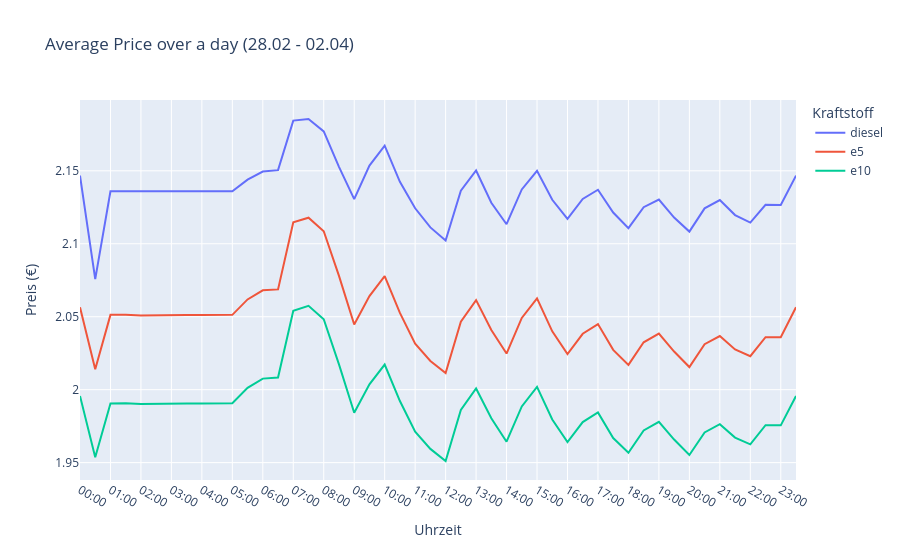

Write notebook code for a chart like this one.
### Code cell
mask = (df_filled['retrieval_date'] >= date(2026, 2, 28)) & (df['retrieval_date'] <= date(2026, 4, 2))
df_filtered = df_filled[mask].copy()
print(df_filtered['retrieval_date'].min())
print(df_filtered['retrieval_date'].max())
print(len(df_filtered))

df_filtered['time'] = pd.to_datetime(df_filtered['retrieval_time'], format='%H:%M')
df_filtered['time_label'] = df_filtered['retrieval_time']  # Original String für x-Achse

df_hourly = df_filtered.groupby('time_label')[['diesel', 'e5', 'e10']].mean().reset_index()

# Sortieren damit die Reihenfolge stimmt
df_hourly = df_hourly.sort_values('time_label').reset_index(drop=True)

fig1 = px.line(
    df_hourly,
    x='time_label',
    y=['diesel', 'e5', 'e10'],
    title='Average Price over a day (28.02 - 02.04)',
    labels={'time_label': 'Uhrzeit', 'value': 'Preis (€)', 'variable': 'Kraftstoff'}
)
fig1.update_xaxes(tickmode='array', tickvals=df_hourly['time_label'][df_hourly['time_label'].str.endswith('00')],dtick=1)
fig1.show()
fig.write_image("assets/avg_price_over_day.png", width=1668, height=450)

### Figure 1 — Plotly figure (JSON) as saved in the notebook; plotly's stock layout.template omitted (floating-point values rounded to 4 significant figures)
{"data": [{"hovertemplate": "Kraftstoff=diesel<br>Uhrzeit=%{x}<br>Preis (€)=%{y}<extra></extra>", "legendgroup": "diesel", "line": {"color": "#636efa", "dash": "solid"}, "marker": {"symbol": "circle"}, "mode": "lines", "name": "diesel", "orientation": "v", "showlegend": true, "type": "scatter", "x": ["00:00", "00:30", "01:00", "01:30", "02:00", "02:30", "03:00", "03:30", "04:00", "04:30", "05:00", "05:30", "06:00", "06:30", "07:00", "07:30", "08:00", "08:30", "09:00", "09:30", "10:00", "10:30", "11:00", "11:30", "12:00", "12:30", "13:00", "13:30", "14:00", "14:30", "15:00", "15:30", "16:00", "16:30", "17:00", "17:30", "18:00", "18:30", "19:00", "19:30", "20:00", "20:30", "21:00", "21:30", "22:00", "22:30", "23:00", "23:30"], "xaxis": "x", "y": [2.147, 2.076, 2.136, 2.136, 2.136, 2.136, 2.136, 2.136, 2.136, 2.136, 2.136, 2.144, 2.149, 2.15, 2.184, 2.186, 2.177, 2.153, 2.131, 2.154, 2.167, 2.142, 2.124, 2.111, 2.102, 2.136, 2.15, 2.128, 2.113, 2.137, 2.15, 2.13, 2.117, 2.131, 2.137, 2.121, 2.111, 2.125, 2.13, 2.118, 2.108, 2.124, 2.13, 2.12, 2.115, 2.127, 2.127, 2.147], "yaxis": "y"}, {"hovertemplate": "Kraftstoff=e5<br>Uhrzeit=%{x}<br>Preis (€)=%{y}<extra></extra>", "legendgroup": "e5", "line": {"color": "#EF553B", "dash": "solid"}, "marker": {"symbol": "circle"}, "mode": "lines", "name": "e5", "orientation": "v", "showlegend": true, "type": "scatter", "x": ["00:00", "00:30", "01:00", "01:30", "02:00", "02:30", "03:00", "03:30", "04:00", "04:30", "05:00", "05:30", "06:00", "06:30", "07:00", "07:30", "08:00", "08:30", "09:00", "09:30", "10:00", "10:30", "11:00", "11:30", "12:00", "12:30", "13:00", "13:30", "14:00", "14:30", "15:00", "15:30", "16:00", "16:30", "17:00", "17:30", "18:00", "18:30", "19:00", "19:30", "20:00", "20:30", "21:00", "21:30", "22:00", "22:30", "23:00", "23:30"], "xaxis": "x", "y": [2.056, 2.014, 2.051, 2.051, 2.051, 2.051, 2.051, 2.051, 2.051, 2.051, 2.051, 2.062, 2.068, 2.069, 2.115, 2.118, 2.109, 2.078, 2.045, 2.064, 2.078, 2.053, 2.032, 2.02, 2.011, 2.047, 2.061, 2.041, 2.025, 2.049, 2.063, 2.04, 2.024, 2.038, 2.045, 2.027, 2.017, 2.032, 2.038, 2.026, 2.015, 2.031, 2.037, 2.028, 2.023, 2.036, 2.036, 2.056], "yaxis": "y"}, {"hovertemplate": "Kraftstoff=e10<br>Uhrzeit=%{x}<br>Preis (€)=%{y}<extra></extra>", "legendgroup": "e10", "line": {"color": "#00cc96", "dash": "solid"}, "marker": {"symbol": "circle"}, "mode": "lines", "name": "e10", "orientation": "v", "showlegend": true, "type": "scatter", "x": ["00:00", "00:30", "01:00", "01:30", "02:00", "02:30", "03:00", "03:30", "04:00", "04:30", "05:00", "05:30", "06:00", "06:30", "07:00", "07:30", "08:00", "08:30", "09:00", "09:30", "10:00", "10:30", "11:00", "11:30", "12:00", "12:30", "13:00", "13:30", "14:00", "14:30", "15:00", "15:30", "16:00", "16:30", "17:00", "17:30", "18:00", "18:30", "19:00", "19:30", "20:00", "20:30", "21:00", "21:30", "22:00", "22:30", "23:00", "23:30"], "xaxis": "x", "y": [1.996, 1.954, 1.991, 1.991, 1.99, 1.99, 1.99, 1.991, 1.991, 1.991, 1.991, 2.001, 2.008, 2.008, 2.054, 2.058, 2.048, 2.017, 1.984, 2.004, 2.017, 1.992, 1.971, 1.959, 1.951, 1.986, 2.001, 1.98, 1.964, 1.989, 2.002, 1.98, 1.964, 1.978, 1.984, 1.967, 1.957, 1.972, 1.978, 1.966, 1.955, 1.971, 1.976, 1.967, 1.963, 1.976, 1.976, 1.996], "yaxis": "y"}], "layout": {"legend": {"title": {"text": "Kraftstoff"}, "tracegroupgap": 0}, "title": {"text": "Average Price over a day (28.02 - 02.04)"}, "xaxis": {"anchor": "y", "domain": [0, 1], "dtick": 1, "tickmode": "array", "tickvals": ["00:00", "01:00", "02:00", "03:00", "04:00", "05:00", "06:00", "07:00", "08:00", "09:00", "10:00", "11:00", "12:00", "13:00", "14:00", "15:00", "16:00", "17:00", "18:00", "19:00", "20:00", "21:00", "22:00", "23:00"], "title": {"text": "Uhrzeit"}}, "yaxis": {"anchor": "x", "domain": [0, 1], "title": {"text": "Preis (€)"}}}}
